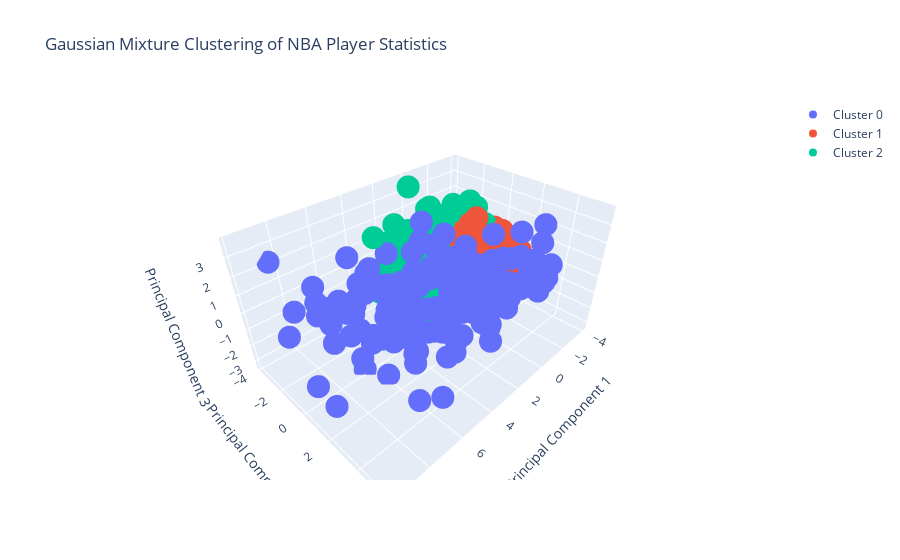

The cell this chart's notebook holds for it:
### Code cell
import plotly.graph_objs as go

# Create the trace for each cluster
cluster_traces = []
for i in range(optimal_n_clusters):
    cluster_data = X_all_pca[cluster_labels_all == i]
    trace = go.Scatter3d(x=cluster_data[:, 0], y=cluster_data[:, 1], z=cluster_data[:, 2],
                         mode='markers', name='Cluster {}'.format(i), showlegend=True)
    cluster_traces.append(trace)

# Create the layout for the plot
layout = go.Layout(
    title='Gaussian Mixture Clustering of NBA Player Statistics',
    scene=dict(
        xaxis=dict(title='Principal Component 1'),
        yaxis=dict(title='Principal Component 2'),
        zaxis=dict(title='Principal Component 3')
    ),
    hovermode='closest'
)

# Create the figure object and add the traces and layout
fig = go.Figure(data=cluster_traces, layout=layout)

# Show the plot
fig.show()

### Figure 1 — Plotly figure (JSON) as saved in the notebook; plotly's stock layout.template omitted (floating-point values rounded to 4 significant figures; data arrays with more than 128 entries replaced by an {"elided": "..."} marker saying what was removed)
{"data": [{"mode": "markers", "name": "Cluster 0", "showlegend": true, "type": "scatter3d", "x": {"elided": "184 float values"}, "y": {"elided": "184 float values"}, "z": {"elided": "184 float values"}}, {"mode": "markers", "name": "Cluster 1", "showlegend": true, "type": "scatter3d", "x": {"elided": "324 float values"}, "y": {"elided": "324 float values"}, "z": {"elided": "324 float values"}}, {"mode": "markers", "name": "Cluster 2", "showlegend": true, "type": "scatter3d", "x": {"elided": "223 float values"}, "y": {"elided": "223 float values"}, "z": {"elided": "223 float values"}}], "layout": {"hovermode": "closest", "scene": {"xaxis": {"title": {"text": "Principal Component 1"}}, "yaxis": {"title": {"text": "Principal Component 2"}}, "zaxis": {"title": {"text": "Principal Component 3"}}}, "title": {"text": "Gaussian Mixture Clustering of NBA Player Statistics"}}}
